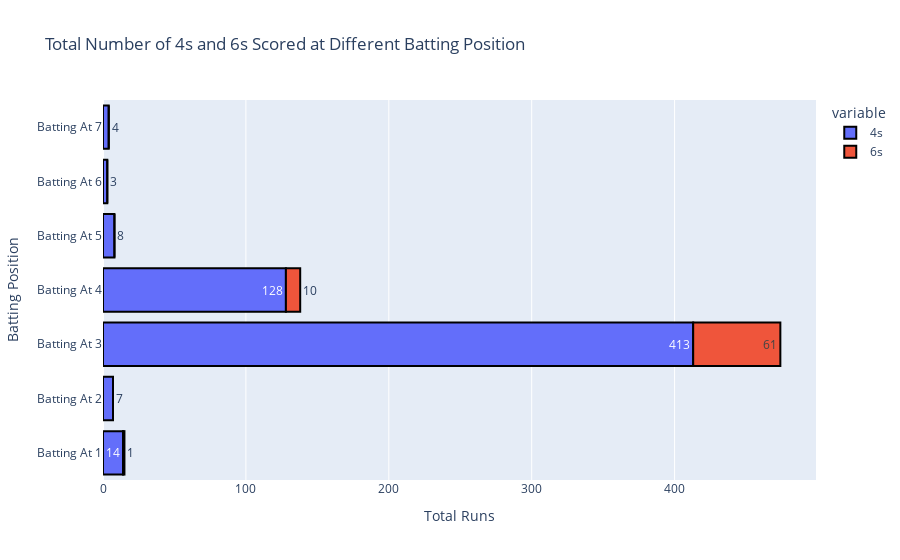

Notebook code cell kept with this figure:
### Markdown cell above
<div style="display:fill;
            border-radius:15px;
            background-color:#d9d7d7;
            font-size:150%;
            font-family:Arial;
            letter-spacing:0.5px;
            padding:10px;
            color:black;
            text-align:center;">
<b>🏏Total Number of 4s and 6s Scored at Different Batting Position.🏏</b>
</div>

### Code cell
value = data.groupby("Pos")["4s","6s"].sum()

fig = px.bar(data_frame=value, x=["4s","6s"], y=value.index, title="Total Number of 4s and 6s Scored at Different Batting Position", 
             labels={"Pos":"Batting Position", "value":"Total Runs"}, text_auto=True)

fig.update_traces(marker=dict(line=dict(color='black', width=2)))
fig.show()

### Figure 1 — Plotly figure (JSON) as saved in the notebook; plotly's stock layout.template omitted (floating-point values rounded to 4 significant figures)
{"data": [{"alignmentgroup": "True", "hovertemplate": "variable=4s<br>Total Runs=%{x}<br>Batting Position=%{y}<extra></extra>", "legendgroup": "4s", "marker": {"color": "#636efa", "line": {"color": "black", "width": 2}, "pattern": {"shape": ""}}, "name": "4s", "offsetgroup": "4s", "orientation": "h", "showlegend": true, "textposition": "auto", "texttemplate": "%{x}", "type": "bar", "x": [14, 7, 413, 128, 8, 3, 4], "xaxis": "x", "y": ["Batting At 1", "Batting At 2", "Batting At 3", "Batting At 4", "Batting At 5", "Batting At 6", "Batting At 7"], "yaxis": "y"}, {"alignmentgroup": "True", "hovertemplate": "variable=6s<br>Total Runs=%{x}<br>Batting Position=%{y}<extra></extra>", "legendgroup": "6s", "marker": {"color": "#EF553B", "line": {"color": "black", "width": 2}, "pattern": {"shape": ""}}, "name": "6s", "offsetgroup": "6s", "orientation": "h", "showlegend": true, "textposition": "auto", "texttemplate": "%{x}", "type": "bar", "x": [1, 0, 61, 10, 0, 0, 0], "xaxis": "x", "y": ["Batting At 1", "Batting At 2", "Batting At 3", "Batting At 4", "Batting At 5", "Batting At 6", "Batting At 7"], "yaxis": "y"}], "layout": {"barmode": "relative", "legend": {"title": {"text": "variable"}, "tracegroupgap": 0}, "title": {"text": "Total Number of 4s and 6s Scored at Different Batting Position"}, "xaxis": {"anchor": "y", "domain": [0, 1], "title": {"text": "Total Runs"}}, "yaxis": {"anchor": "x", "domain": [0, 1], "title": {"text": "Batting Position"}}}}
